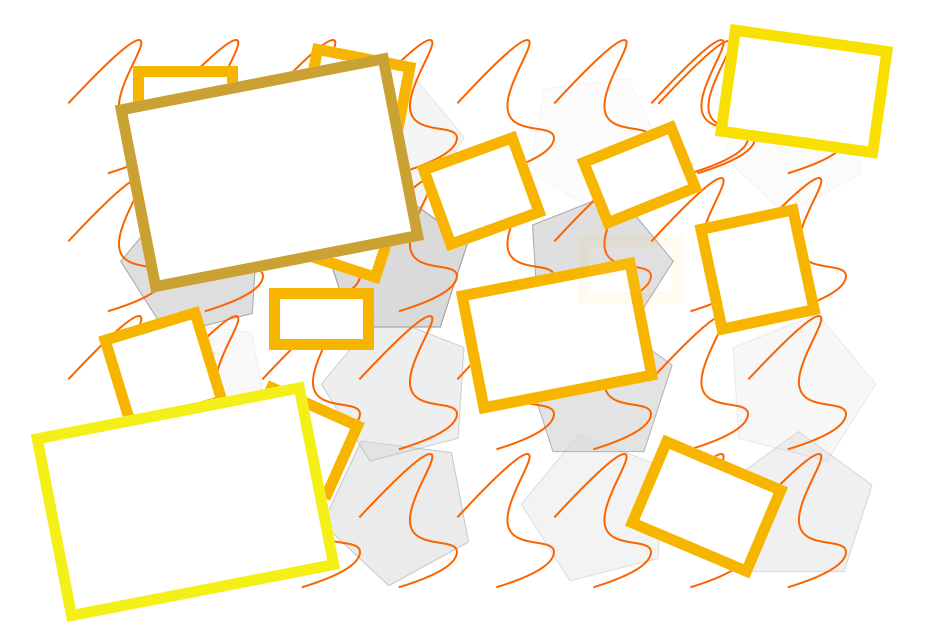
#> input picture exercise_0_bis/src/Artboard.png, 927 x 641 px
$ python rotate_rect.py
#> lines starting #> are read from the running program, lines starting #| are printed output that depends on the picture; after the words box and inside, x2 and y2 are one past the last pixel; in counts of white or black regions, pixels touching at a corner belong together
import cv2 as cv
import numpy as np

image = cv.imread("Artboard.png")
#> image is the input picture: shape (641, 927, 3); mean B, G, R 223.1, 242.7, 250.2
hsv = cv.cvtColor(image, cv.COLOR_BGR2HSV)
#> hsv: shape (641, 927, 3); mean H, S, V 3, 28.5, 250.2
lower = np.array([18, 240, 245])
upper = np.array([25, 255, 255])
mask = cv.inRange(hsv, lower, upper)
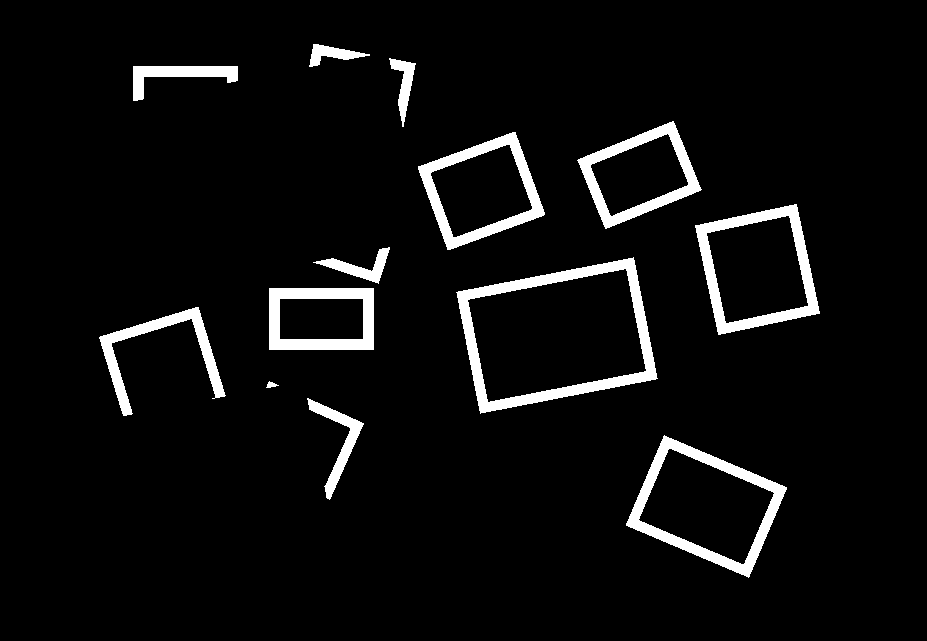
#> mask: shape (641, 927); 5.3% white; 13 white regions, largest, box (x1, y1, x2, y2) and area: (456, 257, 658, 414) 5760, (626, 435, 787, 578) 4291, (695, 204, 820, 335) 3972
mask_img = cv.bitwise_and(image, image, mask=mask)
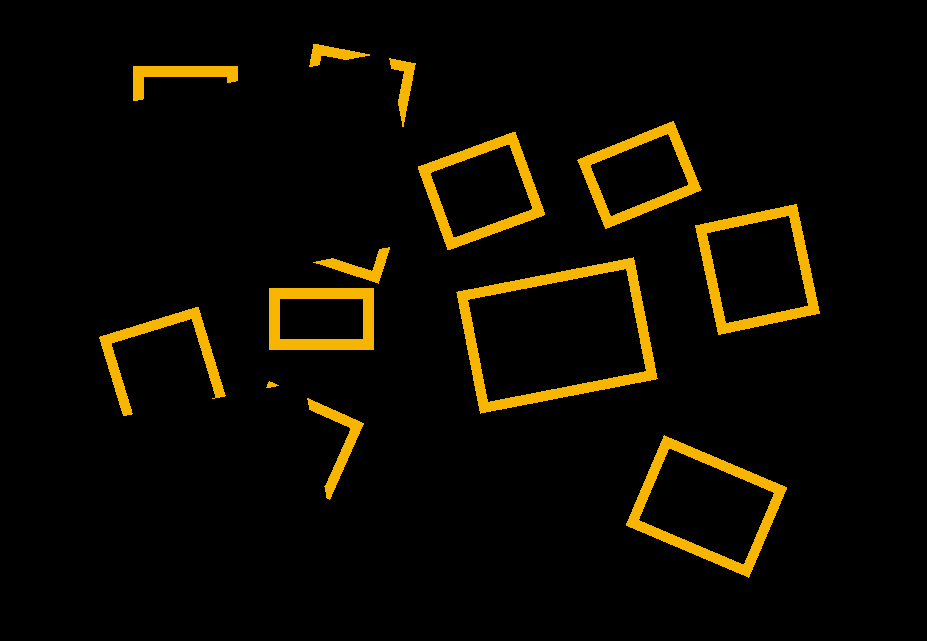
#> mask_img: shape (641, 927, 3); mean B, G, R 0, 9.6, 13.1
mask_img = 255 - mask
cv.imshow("Original", image)
cv.waitKey(5000)
edges = cv.Canny(mask_img,100,200)
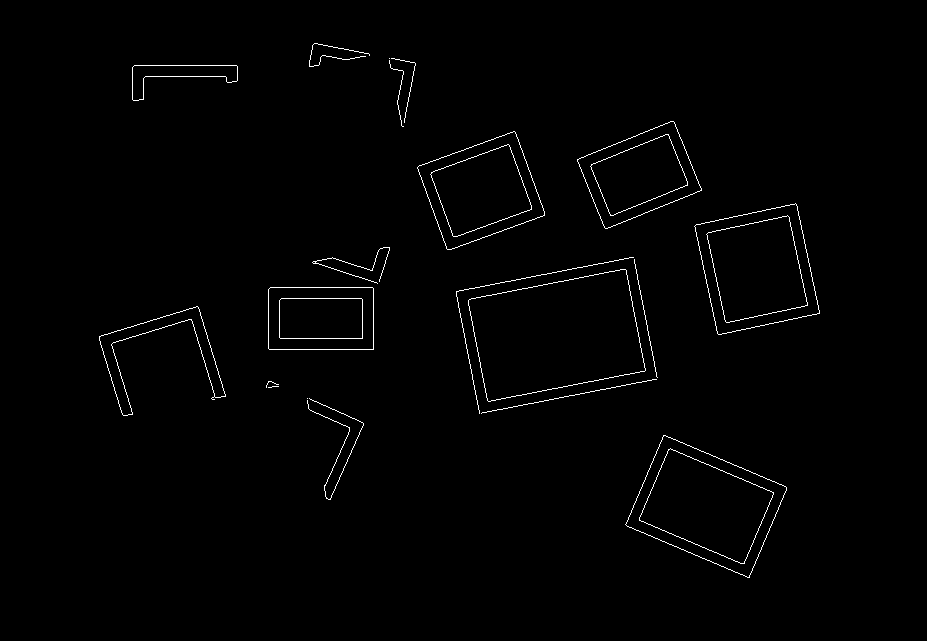
#> edges: shape (641, 927); 1% white in thin lines or dots, all inside (x1, y1, x2, y2) = (99, 43, 820, 578)
cv.imshow("edges", edges)
cv.waitKey(5000)
contours, hierarchy = cv.findContours(edges.copy(), cv.RETR_LIST, cv.CHAIN_APPROX_SIMPLE)
#> contours = 39 contours, 13 with area under 20; largest, box (x1, y1, x2, y2) and area: (468, 269, 646, 402) 16714, (468, 269, 646, 402) 16714, (625, 435, 787, 578) 13158, (625, 435, 787, 578) 13157, (694, 203, 820, 335) 11675
areas = [cv.contourArea(c) for c in contours]
#> areas = 39 values, max 16714 at index 15, min 0 at index 5, mean 5103.7
max_index = np.argmax(areas)
#> max_index = 15
cont = contours[max_index]
#> cont = contour of 204 points, box (x1, y1, x2, y2) (468, 269, 646, 402), area 16714
rect = cv.minAreaRect(cont)
#> rect = ((556.2, 334.7), (161.9, 104.9), -11)
box = cv.boxPoints(rect)
#> box = [[486.7, 401.7], [466.7, 298.7], [625.6, 267.8], [645.7, 370.8]]
width = int(rect[1][0])
#> width = 161
height = int(rect[1][1])
#> height = 104
src_pts = box.astype("float32")
#> src_pts has the same summary as box
dst_pts = np.array([[0, height],
                        [0, 0],
                        [width, 0],
                        [width, height]], dtype="float32")
#> dst_pts = [[0, 104], [0, 0], [161, 0], [161, 104]]
M = cv.getPerspectiveTransform(src_pts, dst_pts)
#> M = [[0.976, -0.19, -398.9], [0.189, 0.973, -378.9], [-2.46e-18, -3.81e-18, 1]]
new_img = cv.warpPerspective(image, M, (width, height))
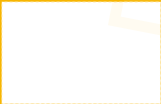
#> new_img: shape (104, 161, 3); mean B, G, R 246.4, 252.5, 254.8
cv.imwrite("crop_img.jpg", new_img)
cv.imshow("Cropped", new_img)
cv.waitKey(5000)
